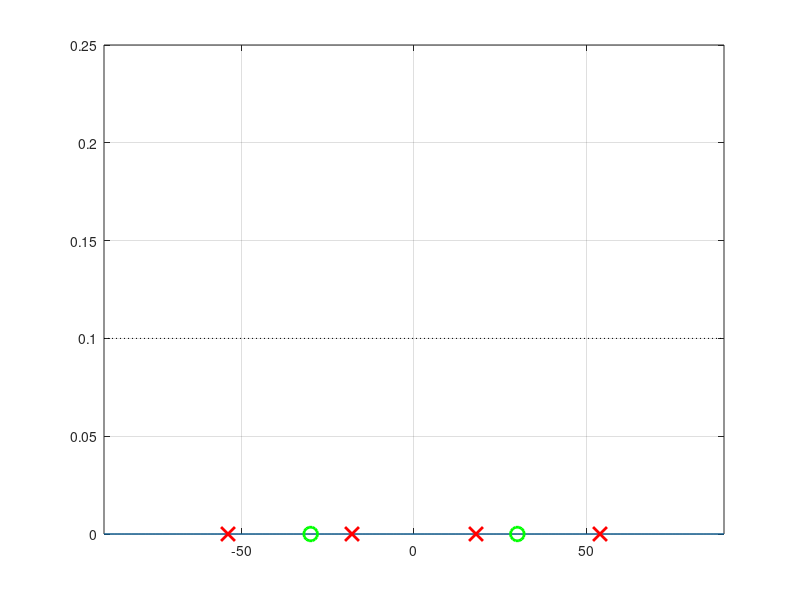

MATLAB code for this plot:
clear;
close all;

%% parameters %%
N = 16; % number of antennas at the BS
K = 2; % number of users
M = 4; % number of sensing directions

Pmax = 30; % maximum transmit power at the BS [dBm]
Pc = 25; % circuit power of the system [dBm]

sigma2 = -80*ones(1,K); % noise power at the users [dBm]
tau = 5*ones(1,K); % required minimum SINR at the users [dB]
gamma = 20*ones(1,M); % required radar beampattern gain [dBm]
rho = 0.35; % amplifier efficiency at the BS
xi = -26; % dynamic power consumption coefficient [dBm/bps]
eps = 0.001; % algorithm convergence accuracy

lambda = 1; % carrier wavelength
d = lambda/2; % spacing between adjacent antennas

sensing_directions = [-54, -18, 18, 54]; % sensing directions [degrees]
phi = [-30, 30]; % angle of departure from the BS to the users [degrees]

%% linear parameters %%
Pmax_lin = 10^((Pmax - 30)/10);
Pc_lin = 10^((Pc - 30)/10);

sigma2_lin = 10.^((sigma2 - 30)/10);
tau_lin = 0;
gamma_lin = 10.^((gamma - 30)/10);
xi_lin = 10^((xi - 30)/10);

%% signals %%
s0 = randn(N,1); % dedicated radar signal
s = randn(K,1); % data signals
v = zeros(N,K); % matrix containing the beamforming vectors for all users
x = v*s + s0; % transmited signal

V0 = eye(N); % dedicated radar signal autocorrelation matrix

%% channel %%
h = zeros(N,K); % matrix containing the channels from the BS to all users
h(1,:) = ones(1,K); % LOS channel

%% steering vector %% 
Ntheta = 181; % number of sensing directions
theta = linspace(-90,90,Ntheta); % sensing directions

a = zeros(N,Ntheta); % steering vector
for i = 1:Ntheta
    for j = 0:N - 1
        a(j + 1,i) = exp(1i*2*pi*(d/lambda)*j*sin(theta(i)));
    end
end

%% beampattern gain %%
p = zeros(1,Ntheta); % beampattern gains
for i = 1:Ntheta
    aux = 0;
    for j = 1:K
        aux = aux + v(:,j)*conj(v(:,j))';
    end
    p(i) = conj(a(:,i))'*aux*a(:,i);
end

%% SNR %%
SNR = zeros(1,K); % vector containing each user's SNR
for k = 1:K
    aux = 0;
    for i = 1:K
        if i ~= k
            aux = aux + abs(conj(h(:,k))'*v(:,i))^2;
        end
    end
    SNR(k) = (abs(conj(h(:,k))'*v(:,k))^2)/(aux + conj(h(:,k))'*V0*h(:,k) + sigma2_lin(k)); 
end

R = sum(log2(1 + SNR)); % system communication throughput

%% figures %%
figure();
plot(theta,abs(p));
hold on;
grid on;
plot([theta(1) theta(end)],[gamma_lin(1) gamma_lin(end)],':k');
plot(sensing_directions,zeros(1,M),'xr','MarkerSize',10,'LineWidth',2);
plot(phi,zeros(1,K),'og','MarkerSize',10,'LineWidth',2);
hold off;
axis([-90 90 0 1/4]);


        


